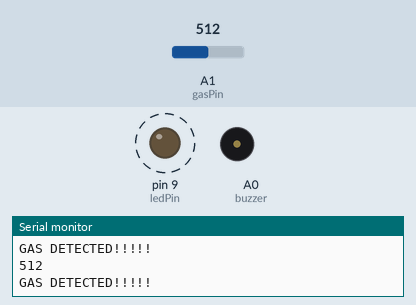
Recording of a sketch running on a simulated Arduino Uno, built with avr-gcc and run on an emulated ATmega328P. Parts: output pins drawn as LEDs (lit = HIGH), buzzer (waves = sounding), the last lines printed to the serial monitor. Dashed ring = blinking. The test bench sets the inputs (shaded band); at power-on: A1 (gasPin) = 512.

Above: at 1.7 s.
1.8 s: A1 (gasPin) set to 115
5.7 s: A1 (gasPin) set to 104
At 7.0 s:
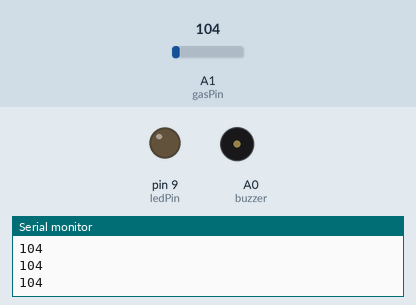
7.3 s: A1 (gasPin) set to 120
At 7.46 s:
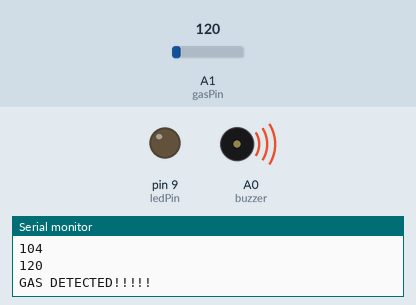
10.8 s: A1 (gasPin) set to 100
At 11.8 s:
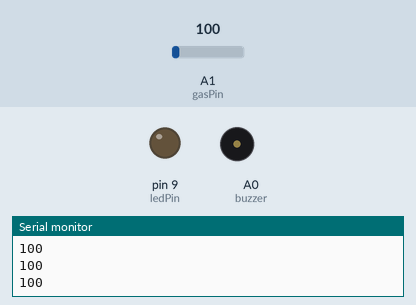
Timing chart, 0 to 13.3 s (numbered marks = the images above; inputs shaded):
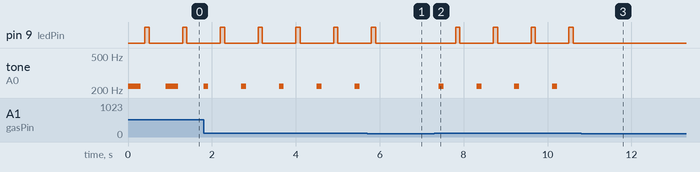

Measured:
- the behaviour switches between 110 and 109 on A1 (gasPin) (found by bisection; images 0 and 1)
- after the input at 5.7 s, pin 9 (ledPin): goes on until 5.9 s, then stays LOW; tone on A0 (buzzer): stays silent (without the input it goes to 220 Hz after 0.60 s)
- after the input at 7.3 s, pin 9 (ledPin): alternates HIGH for 0.10 s and LOW for 0.80 s, starting after 0.51 s; tone on A0 (buzzer): alternates 220 Hz for 0.12 s and silent for 0.78 s, starting after 0.11 s
- after the input at 10.8 s, pin 9 (ledPin): stops changing and stays LOW; tone on A0 (buzzer): stops changing and stays silent
- by itself, pin 9 (ledPin): alternates HIGH for 0.10 s and LOW for 0.80 s
- by itself, tone on A0 (buzzer): alternates 220 Hz for 0.12 s and silent for 0.79 s

The sketch:

LPG_detector.ino
```cpp
const int ledPin = 9;
int buzzer = A0;
int gasPin = A1;

void setup()
{
  // put your setup code here, to run once:
  Serial.begin(9600);
  pinMode(ledPin, OUTPUT);
  pinMode(buzzer, OUTPUT);
  pinMode(gasPin, INPUT);
}

void loop()
{
  int buzzVal;
  // put your main code here, to run repeatedly:
  int gasValue = analogRead(gasPin);
  Serial.println(gasValue);

  if(gasValue>=110)
  {
    Serial.println("GAS DETECTED!!!!!");
    buzzVal = 220;
    tone(buzzer, buzzVal, gasValue);
    delay(300);
    tone(buzzer, 0, gasValue);
    delay(100);
    digitalWrite(ledPin, HIGH);
    delay(100);
    digitalWrite(ledPin,LOW);
    delay(300);

  }

  else
  {
    buzzVal = 0;
    tone(buzzer, buzzVal, gasValue);
    digitalWrite(ledPin,LOW);
    delay(10);
  }
  delay(100);
}
```
